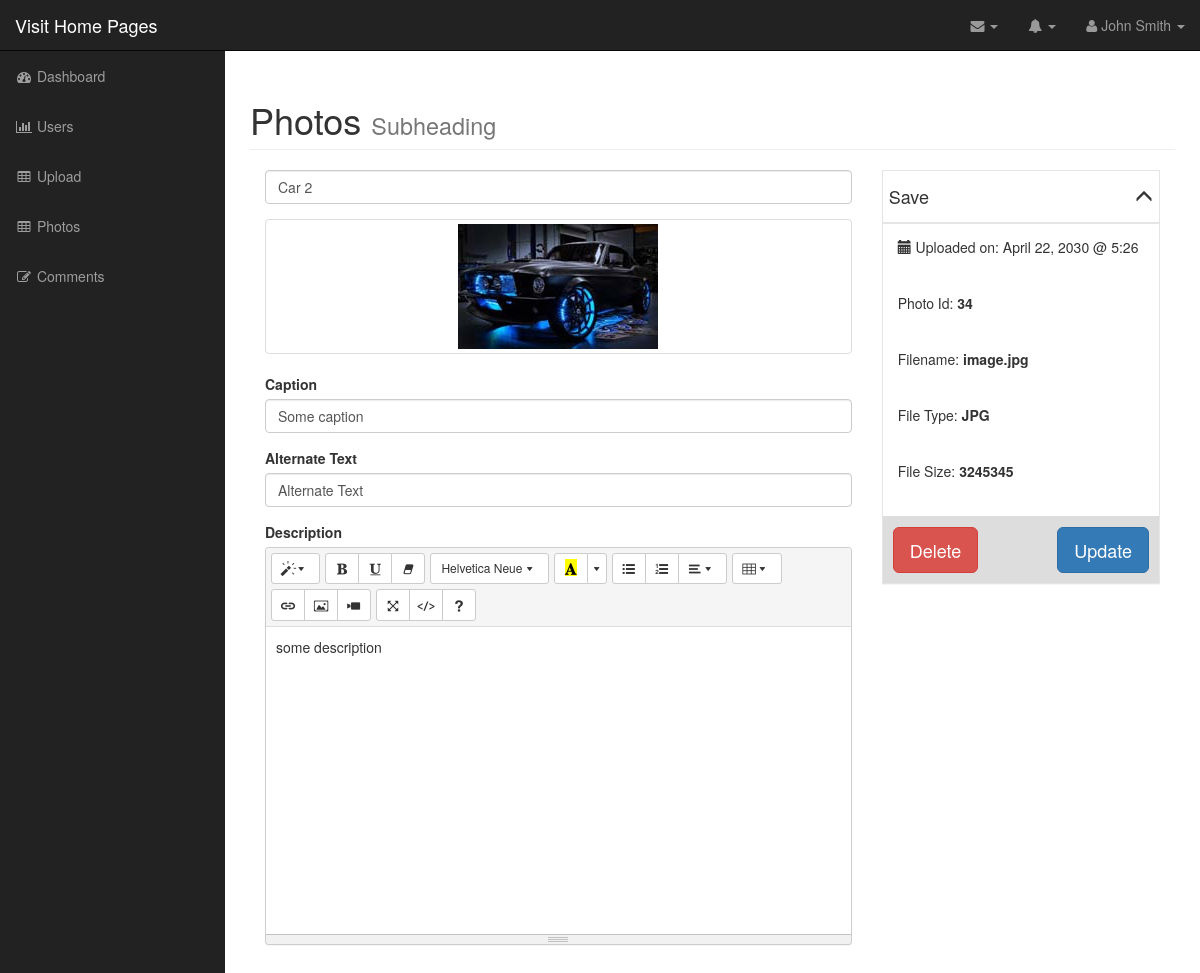
Before: /admin/edit_photo.php?id=11 (signed in) with the older database file.
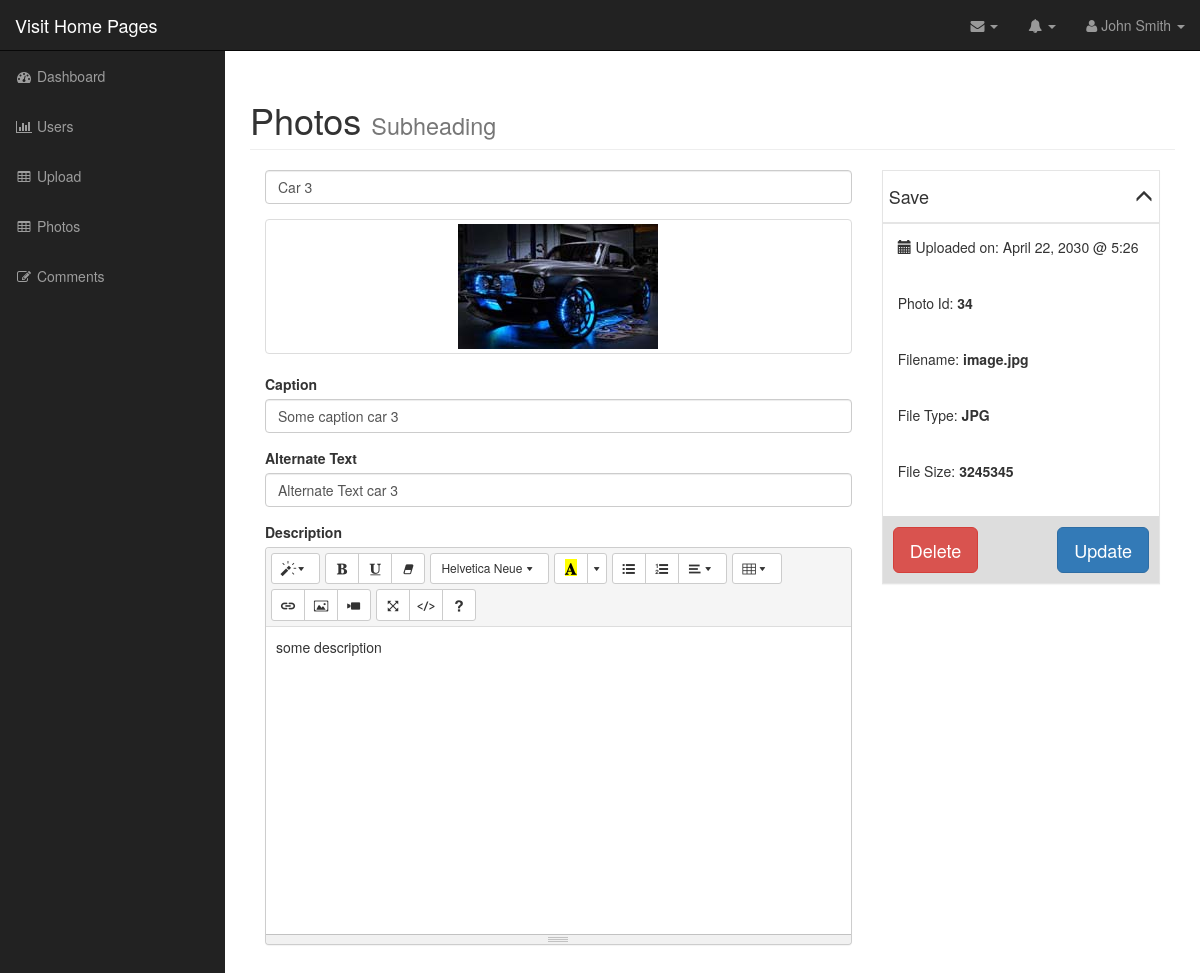
After: the same page with the newer database file.
### tables this page shows
CREATE TABLE `photos` (
  `id` int(11) NOT NULL,
  `title` varchar(255) NOT NULL,
  `caption` varchar(255) NOT NULL,
  `description` text NOT NULL,
  `filename` varchar(255) NOT NULL,
  `alternate_text` varchar(255) NOT NULL,
  `type` varchar(255) NOT NULL,
  `size` int(11) NOT NULL
);

### admin/includes/database.php (called while the page is built, shortened)
<?php
class Database {
    public $connection;
    public function open_db_connetion(){
        $this->connection = new mysqli(DB_HOST,DB_USER,DB_PASS,DB_NAME);
    }
    public function query($sql) {
        $result = $this->connection->query($sql);
        return $result;
    }
}
$database = new Database();
?>

### admin/includes/db_object.php (called while the page is built, shortened)
<?php
class Db_object
    {
    protected static $db_table = "users";
    public static function find_by_id($id) {
    $the_result_array = static::find_by_query("SELECT * FROM " . static::$db_table . " WHERE id= $id LIMIT 1");
    return !empty($the_result_array) ? array_shift($the_result_array) : false;
    }
        public static function find_by_query($sql) {
    global $database;
    $result_set = $database->query($sql);
    $the_object_array = array();
    while($row = mysqli_fetch_array($result_set)) {
    $the_object_array[] = static::instantation($row);
    }
    return $the_object_array;
    }
    public static function instantation($the_record) {
        $the_object = new $calling_class;
    foreach($the_record as $the_attribute => $value) {
    if($the_object->has_the_attribute($the_attribute)) {
        $the_object->$the_attribute = $value;
    }
    }
        return $the_object;
    }
    private function has_the_attribute($the_attribute) {
    $object_properties = get_object_vars($this);
    return array_key_exists($the_attribute, $object_properties);
    }
}
?>

### admin/includes/photo.php (called while the page is built, shortened)
<?php
class Photo extends Db_object {
    public $filename;
    public $upload_directory = "images";
    public function picture_path() {
        return $this->upload_directory.DS.$this->filename;
    }
}
?>

### admin/edit_photo.php (the view, shortened to what the changed rows need)
<?php include("includes/header.php"); ?>
<?php
if(empty($_GET['id'])) {
    redirect("photos.php");
} else {
$photo = Photo::find_by_id($_GET['id']);
}
?>
<div id="page-wrapper">
    <div class="container-fluid">
        <div class="row">
            <div class="col-lg-12">
                <h1 class="page-header">
                    Photos
                    <small>Subheading</small>
                </h1>
                <form action="edit_photo.php" method="post">
                    <div class="col-md-8">
                        <div class="form-group">
                            <input type="text" name="title" class="form-control" value="<?php echo $photo->title; ?>">
                        </div>
                        <div class="form-group">
                            <a class="thumbnail" href="#"><img src="<?php echo $photo->picture_path(); ?>" alt=""></a>
                        </div>
                        <div class=" form-group">
                            <label for="caption">Caption</label>
                            <input type="text" name="caption" class="form-control"
                                value="<?php echo $photo->caption; ?>">
                        </div>
                        <div class=" form-group">
                            <label for="caption">Alternate Text</label>
                            <input type="text" name="alternate_text" class="form-control"
                                value="<?php echo $photo->alternate_text; ?>">
                        </div>
                    </div>
            </div>
        </div>
    </div>
</div>
<?php include("includes/footer.php"); ?>

Changed rows visible on the page:
changed photos: title "Car 2" → "Car 3"; caption "Some caption" → "Some caption car 3"; alternate_text "Alternate Text" → "Alternate Text car 3"
